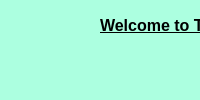
<?xml version="1.0" encoding="UTF-8"?>
<ui version="4.0">
 <class>MainWindow</class>
 <widget class="QMainWindow" name="MainWindow">
  <property name="windowTitle">
   <string>Tic Tac Toe (Numan Edition)</string>
  </property>
  <property name="styleSheet">
   <string notr="true">background-color: rgb(125, 255, 255);
background-color: rgb(172, 255, 224);</string>
  </property>
  <widget class="QWidget" name="centralwidget">
   <widget class="QLabel" name="labelWelcome">
    <property name="geometry">
     <rect>
      <x>100</x>
      <y>10</y>
      <width>261</width>
      <height>31</height>
     </rect>
    </property>
    <property name="font">
     <font>
      <pointsize>12</pointsize>
      <weight>75</weight>
      <bold>true</bold>
      <underline>true</underline>
      <strikeout>false</strikeout>
     </font>
    </property>
    <property name="text">
     <string>&lt;html&gt;&lt;head/&gt;&lt;body&gt;&lt;p align=&quot;justify&quot;&gt;Welcome to Tic Tac Toe Game&lt;/p&gt;&lt;/body&gt;&lt;/html&gt;</string>
    </property>
    <property name="alignment">
     <set>Qt::AlignCenter</set>
    </property>
   </widget>
   <widget class="QLabel" name="labelWho">
    <property name="geometry">
     <rect>
      <x>170</x>
      <y>50</y>
      <width>101</width>
      <height>16</height>
     </rect>
    </property>
    <property name="font">
     <font>
      <pointsize>10</pointsize>
     </font>
    </property>
    <property name="text">
     <string>AAAA</string>
    </property>
    <property name="alignment">
     <set>Qt::AlignCenter</set>
    </property>
   </widget>
   <widget class="Line" name="line">
    <property name="geometry">
     <rect>
      <x>70</x>
      <y>190</y>
      <width>311</width>
      <height>141</height>
     </rect>
    </property>
    <property name="font">
     <font>
      <pointsize>15</pointsize>
      <weight>75</weight>
      <bold>true</bold>
     </font>
    </property>
    <property name="orientation">
     <enum>Qt::Horizontal</enum>
    </property>
   </widget>
   <widget class="Line" name="line_2">
    <property name="geometry">
     <rect>
      <x>70</x>
      <y>100</y>
      <width>311</width>
      <height>131</height>
     </rect>
    </property>
    <property name="font">
     <font>
      <pointsize>15</pointsize>
      <weight>75</weight>
      <bold>true</bold>
     </font>
    </property>
    <property name="orientation">
     <enum>Qt::Horizontal</enum>
    </property>
   </widget>
   <widget class="Line" name="line_3">
    <property name="geometry">
     <rect>
      <x>70</x>
      <y>290</y>
      <width>311</width>
      <height>141</height>
     </rect>
    </property>
    <property name="font">
     <font>
      <pointsize>15</pointsize>
      <weight>75</weight>
      <bold>true</bold>
     </font>
    </property>
    <property name="orientation">
     <enum>Qt::Horizontal</enum>
    </property>
   </widget>
   <widget class="Line" name="line_4">
    <property name="geometry">
     <rect>
      <x>160</x>
      <y>90</y>
      <width>20</width>
      <height>331</height>
     </rect>
    </property>
    <property name="orientation">
     <enum>Qt::Vertical</enum>
    </property>
   </widget>
   <widget class="Line" name="line_5">
    <property name="geometry">
     <rect>
      <x>280</x>
      <y>90</y>
      <width>16</width>
      <height>331</height>
     </rect>
    </property>
    <property name="orientation">
     <enum>Qt::Vertical</enum>
    </property>
   </widget>
   <widget class="QPushButton" name="pushButton_1">
    <property name="geometry">
     <rect>
      <x>80</x>
      <y>90</y>
      <width>75</width>
      <height>71</height>
     </rect>
    </property>
    <property name="font">
     <font>
      <pointsize>25</pointsize>
      <weight>75</weight>
      <bold>true</bold>
     </font>
    </property>
    <property name="layoutDirection">
     <enum>Qt::LeftToRight</enum>
    </property>
    <property name="styleSheet">
     <string notr="true">background-color: rgb(255, 170, 0);
border-radius:25

</string>
    </property>
    <property name="text">
     <string>X</string>
    </property>
   </widget>
   <widget class="QPushButton" name="pushButton_2">
    <property name="geometry">
     <rect>
      <x>190</x>
      <y>90</y>
      <width>75</width>
      <height>71</height>
     </rect>
    </property>
    <property name="font">
     <font>
      <pointsize>25</pointsize>
      <weight>75</weight>
      <bold>true</bold>
     </font>
    </property>
    <property name="layoutDirection">
     <enum>Qt::LeftToRight</enum>
    </property>
    <property name="styleSheet">
     <string notr="true">background-color: rgb(255, 170, 0);
border-radius:25</string>
    </property>
    <property name="text">
     <string>X</string>
    </property>
   </widget>
   <widget class="QPushButton" name="pushButton_3">
    <property name="geometry">
     <rect>
      <x>300</x>
      <y>90</y>
      <width>75</width>
      <height>71</height>
     </rect>
    </property>
    <property name="font">
     <font>
      <pointsize>25</pointsize>
      <weight>75</weight>
      <bold>true</bold>
     </font>
    </property>
    <property name="layoutDirection">
     <enum>Qt::LeftToRight</enum>
    </property>
    <property name="styleSheet">
     <string notr="true">background-color: rgb(255, 170, 0);
border-radius:25
</string>
    </property>
    <property name="text">
     <string>X</string>
    </property>
   </widget>
   <widget class="QPushButton" name="pushButton_4">
    <property name="geometry">
     <rect>
      <x>80</x>
      <y>180</y>
      <width>75</width>
      <height>71</height>
     </rect>
    </property>
    <property name="font">
     <font>
      <pointsize>25</pointsize>
      <weight>75</weight>
      <bold>true</bold>
     </font>
    </property>
    <property name="layoutDirection">
     <enum>Qt::LeftToRight</enum>
    </property>
    <property name="styleSheet">
     <string notr="true">background-color: rgb(255, 170, 0);
border-radius:25
</string>
    </property>
    <property name="text">
     <string>X</string>
    </property>
   </widget>
   <widget class="QPushButton" name="pushButton_5">
    <property name="geometry">
     <rect>
      <x>190</x>
      <y>180</y>
      <width>75</width>
      <height>71</height>
     </rect>
    </property>
    <property name="font">
     <font>
      <pointsize>25</pointsize>
      <weight>75</weight>
      <bold>true</bold>
     </font>
    </property>
    <property name="layoutDirection">
     <enum>Qt::LeftToRight</enum>
    </property>
    <property name="styleSheet">
     <string notr="true">background-color: rgb(255, 170, 0);
border-radius:25</string>
    </property>
    <property name="text">
     <string>X</string>
    </property>
   </widget>
   <widget class="QPushButton" name="pushButton_6">
    <property name="geometry">
     <rect>
      <x>300</x>
      <y>180</y>
      <width>75</width>
      <height>71</height>
     </rect>
    </property>
    <property name="font">
     <font>
      <pointsize>25</pointsize>
      <weight>75</weight>
      <bold>true</bold>
     </font>
    </property>
    <property name="layoutDirection">
     <enum>Qt::LeftToRight</enum>
    </property>
    <property name="styleSheet">
     <string notr="true">background-color: rgb(255, 170, 0);
border-radius:25</string>
    </property>
    <property name="text">
     <string>X</string>
    </property>
   </widget>
   <widget class="QPushButton" name="pushButton_7">
    <property name="geometry">
     <rect>
      <x>80</x>
      <y>270</y>
      <width>75</width>
      <height>71</height>
     </rect>
    </property>
    <property name="font">
     <font>
      <pointsize>25</pointsize>
      <weight>75</weight>
      <bold>true</bold>
     </font>
    </property>
    <property name="layoutDirection">
     <enum>Qt::LeftToRight</enum>
    </property>
    <property name="styleSheet">
     <string notr="true">background-color: rgb(255, 170, 0);
border-radius:25</string>
    </property>
    <property name="text">
     <string>X</string>
    </property>
   </widget>
   <widget class="QPushButton" name="pushButton_8">
    <property name="geometry">
     <rect>
      <x>190</x>
      <y>270</y>
      <width>75</width>
      <height>71</height>
     </rect>
    </property>
    <property name="font">
     <font>
      <pointsize>25</pointsize>
      <weight>75</weight>
      <bold>true</bold>
     </font>
    </property>
    <property name="layoutDirection">
     <enum>Qt::LeftToRight</enum>
    </property>
    <property name="styleSheet">
     <string notr="true">background-color: rgb(255, 170, 0);
border-radius:25</string>
    </property>
    <property name="text">
     <string>X</string>
    </property>
   </widget>
   <widget class="QPushButton" name="pushButton_9">
    <property name="geometry">
     <rect>
      <x>300</x>
      <y>270</y>
      <width>75</width>
      <height>71</height>
     </rect>
    </property>
    <property name="font">
     <font>
      <pointsize>25</pointsize>
      <weight>75</weight>
      <bold>true</bold>
     </font>
    </property>
    <property name="layoutDirection">
     <enum>Qt::LeftToRight</enum>
    </property>
    <property name="styleSheet">
     <string notr="true">background-color: rgb(255, 170, 0);
border-radius: 25</string>
    </property>
    <property name="text">
     <string>X</string>
    </property>
   </widget>
  </widget>
  <widget class="QMenuBar" name="menubar">
   <property name="geometry">
    <rect>
     <x>0</x>
     <y>0</y>
     <width>444</width>
     <height>21</height>
    </rect>
   </property>
  </widget>
  <widget class="QStatusBar" name="statusbar"/>
 </widget>
 <resources/>
 <connections/>
</ui>
